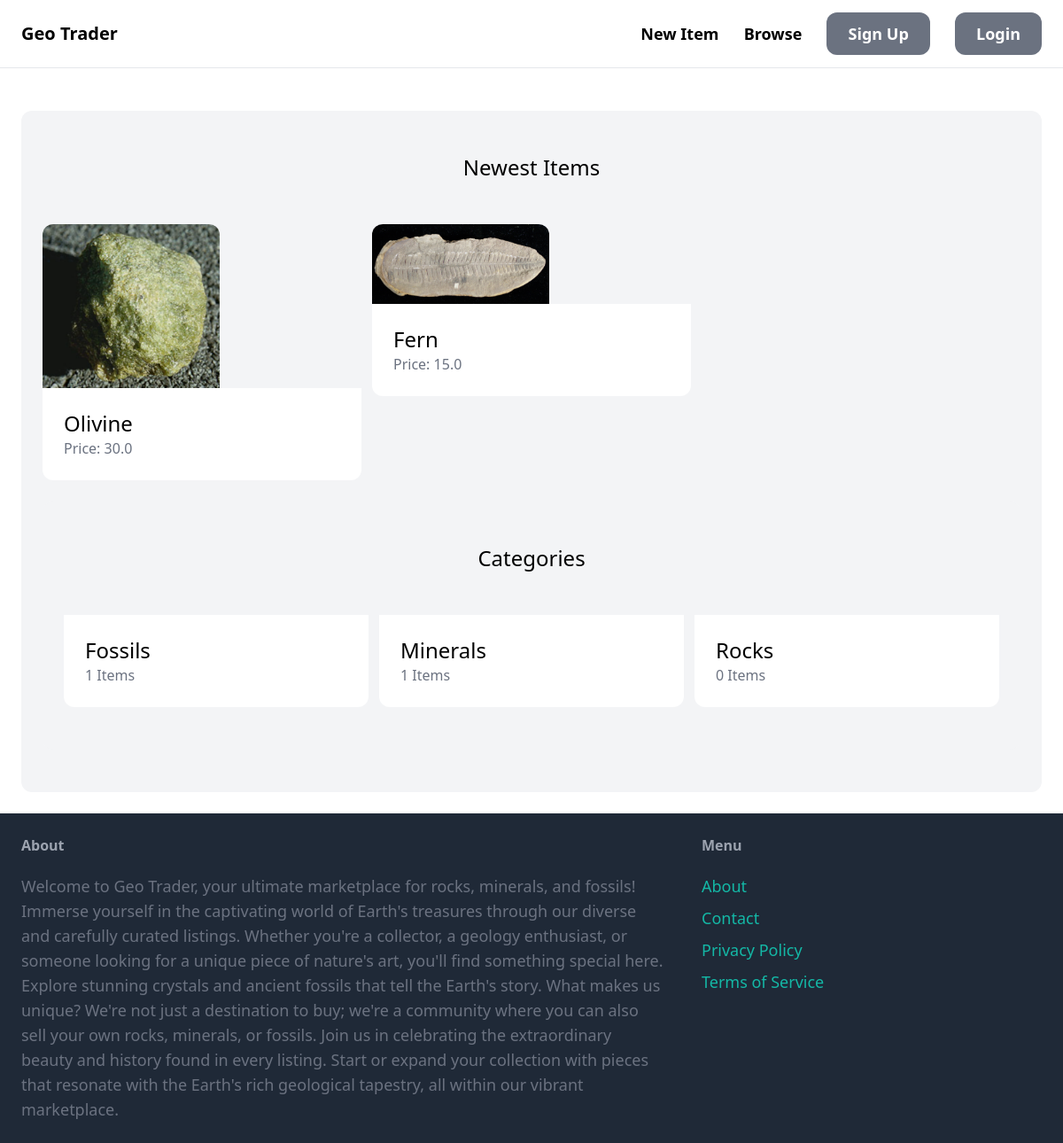
The app's page /, older data.
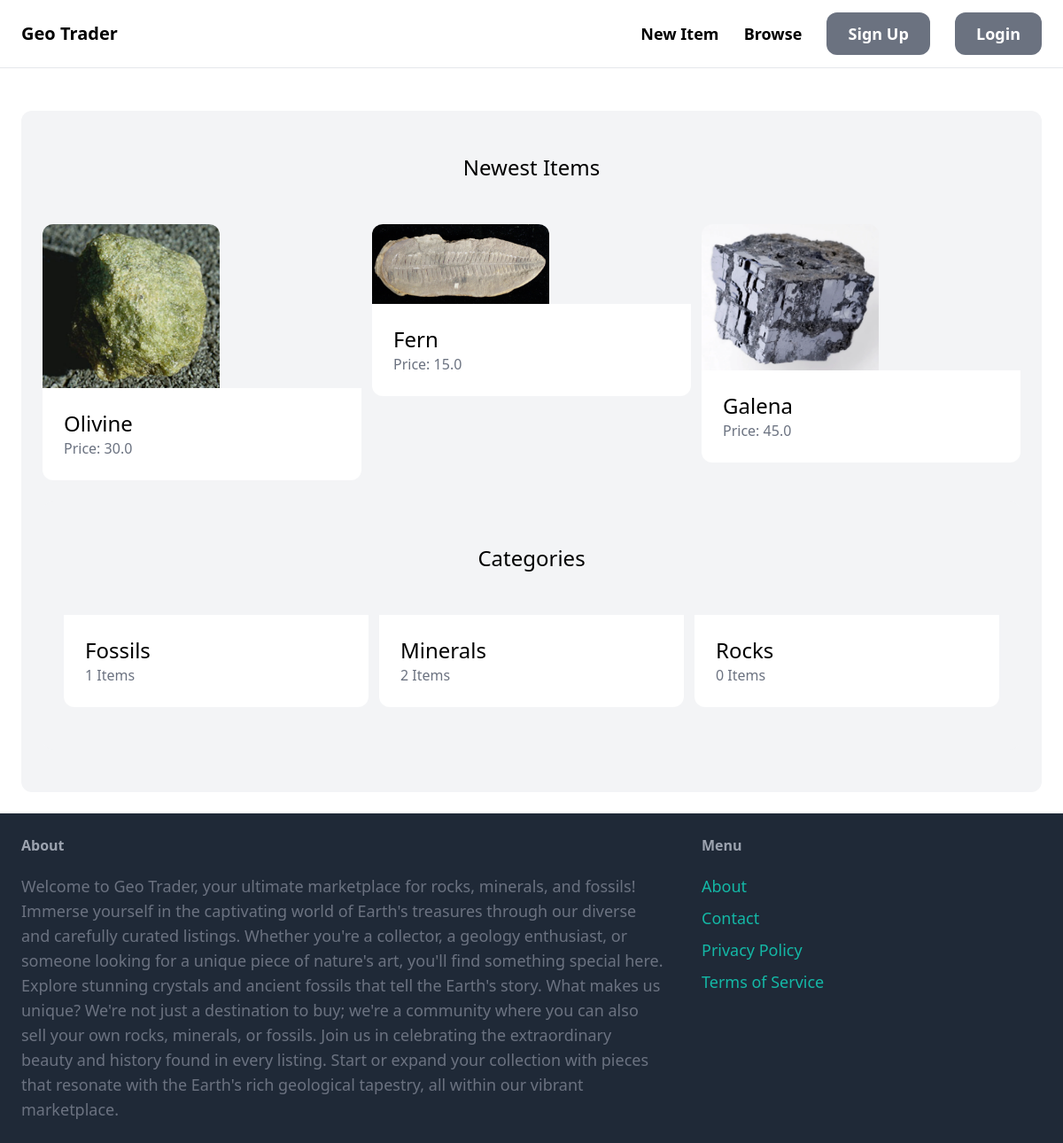
The same page, newer data.
### item/models.py (models this page shows, shortened)
class Item(models.Model):
    category = models.ForeignKey(Category, related_name = "items", on_delete = models.CASCADE)
    name = models.CharField(max_length=255)
    description = models.TextField(blank = True, null = True)
    price = models.FloatField(default = 0.00)
    image = models.ImageField(upload_to = "item_images", blank = True, null = True)
    is_sold = models.BooleanField(default = False)
    created_by = models.ForeignKey(User, related_name = "items", on_delete = models.CASCADE)
    created_at = models.DateTimeField(auto_now_add = True)

class Category(models.Model):
    name = models.CharField(max_length=255)
    class Meta:
        ordering = ("name", )
        verbose_name_plural = "Categories"

### core/views.py (the view)
# urls.py: path("", views.index, name = "index"),
def index(request):
    items = Item.objects.filter(is_sold = False)[0 : 6]
    categories = Category.objects.all()
    return render(request, "core/index.html", {
        "categories" : categories,
        "items" : items,
    })

### core/templates/core/index.html (shortened to what this page needs)
{% extends "core/base.html" %}
{% block content %}
   <div class="mt-6 px-6 py-12 bg-gray-100 rounded-xl">
        <h2 class="mb-12 text-2xl text-center">Newest Items</h2>
        <div class="grid grid-cols-3 gap-3">
            {% for item in items %}
                <div>
                    <a href="{% url 'item:detail' item.id %}">
                        <div>
                            <img src="{{ item.image.url }}" class="rounded-t-xl" height="200" width="200">
                        </div>
                        <div class="p-6 bg-white rounded-b-xl">
                            <h2 class="text-2xl">{{ item.name }}</h2>
                            <p class="text-gray-500">Price: {{ item.price }}</p>
                        </div>
                    </a>
                </div>
            {% endfor %}
        </div>
        <div class="mt-6 px-6 py-12 bg-gray-100 rounded-xl">
            <h2 class="mb-12 text-2xl text-center">Categories</h2>
            <div class="grid grid-cols-3 gap-3">
                {% for category in categories %}
                <div>
                    <a href="#">
                        <div class="p-6 bg-white rounded-b-xl">
                            <h2 class="text-2xl">{{ category.name }}</h2>
                            <p class="text-gray-500">{{ category.items.count }} Items</p>
                        </div>
                    </a>
                </div>
                {% endfor %}
            </div>
        </div>
   </div>
{% endblock %}

### core/templates/core/base.html (shortened to what this page needs)
<!DOCTYPE html>
<html lang="en">
<head>
    <script src="https://cdn.tailwindcss.com"></script>
</head>
<body>
    <nav class="py-6 px-6 flex justify-between items-center border-b border-gray-200">
        <a href="/" class="text-xl font-semibold">Geo Trader</a>
        <div class="space-x-6">
            <a href="#" class="text-lg font-semibold hover:text-gray-500">New Item</a>
            <a href="#" class="text-lg font-semibold hover:text-gray-500">Browse</a>
            <a href="{% url 'core:signup' %}" class="px-6 py-3 text-lg font-semibold bg-gray-500 text-white rounded-xl hover:bg-gray-700">Sign Up</a>
            <a href="#" class="px-6 py-3 text-lg font-semibold bg-gray-500 text-white rounded-xl hover:bg-gray-700">Login</a>
        </div>
    </nav>
    <div class="px-6 py-6">
        {% block content %}
        {% endblock %}
    </div>
    <footer class="py-6 px-6 flex justify-between bg-gray-800">
        <div class="w-2/3 pr-10">
            <h3 class="mb-5 font-semibold text-gray-400">About</h3>
            <p class="text-lg text-gray-500">Welcome to Geo Trader, your ultimate marketplace for rocks, minerals, and fossils!
            Immerse yourself in the captivating world of Earth's treasures through our diverse and carefully curated listings.
            Whether you're a collector, a geology enthusiast, or someone looking for a unique piece of nature's art,
            you'll find something special here. Explore stunning crystals and ancient fossils that tell the Earth's story.
            What makes us unique? We're not just a destination to buy; we're a community where you can also sell your own rocks,
            minerals, or fossils. Join us in celebrating the extraordinary beauty and history found in every listing.
            Start or expand your collection with pieces that resonate with the Earth's rich geological tapestry,
            all within our vibrant marketplace.</p>
        </div>
        <div class="w-1/3">
            <h3 class="mb-5 font-semibold text-gray-400">Menu</h3>
            <ul class="space-y-2">
                <li><a href="#" class="text-lg text-teal-500 hover:text-teal-700">About</a></li>
                <li><a href="{% url 'core:contact' %}" class="text-lg text-teal-500 hover:text-teal-700">Contact</a></li>
                <li><a href="#" class="text-lg text-teal-500 hover:text-teal-700">Privacy Policy</a></li>
                <li><a href="#" class="text-lg text-teal-500 hover:text-teal-700">Terms of Service</a></li>
            </ul>
        </div>
    </footer>
</body>
</html>

Row changes from the older to the newer data that the page shows:
added Item: image (picture), name "Galena", price "45.0"
computed for Category "Minerals": items.count "1" → "2"
